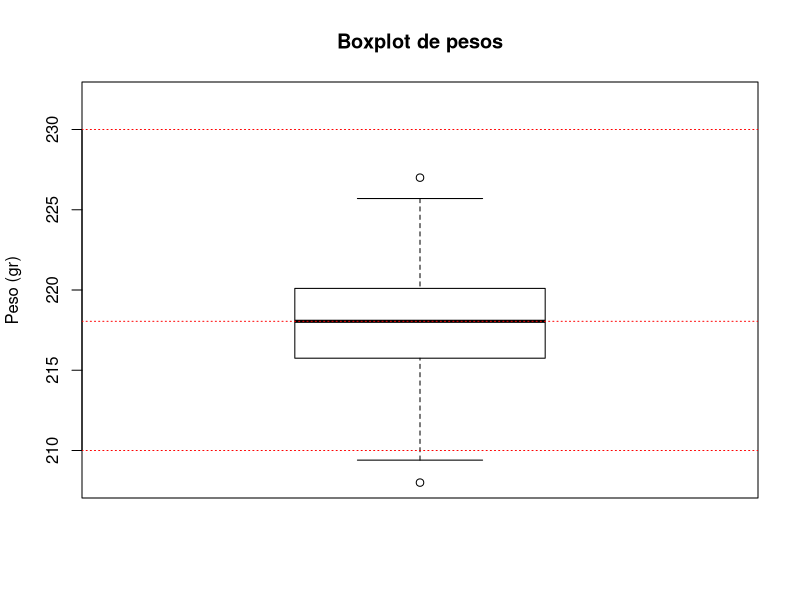
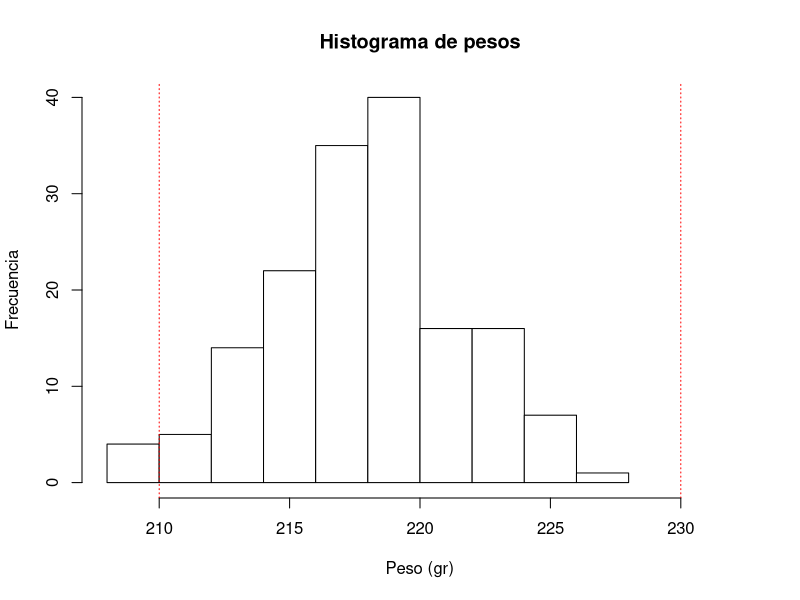
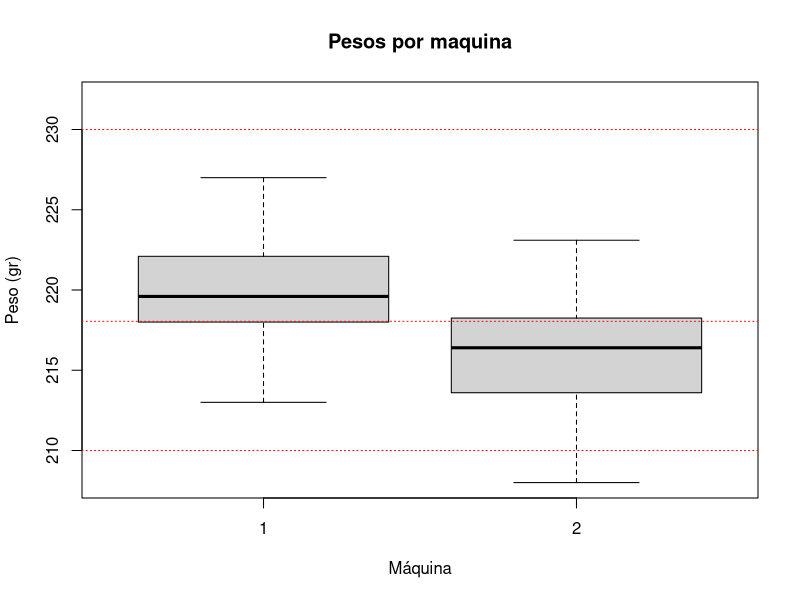
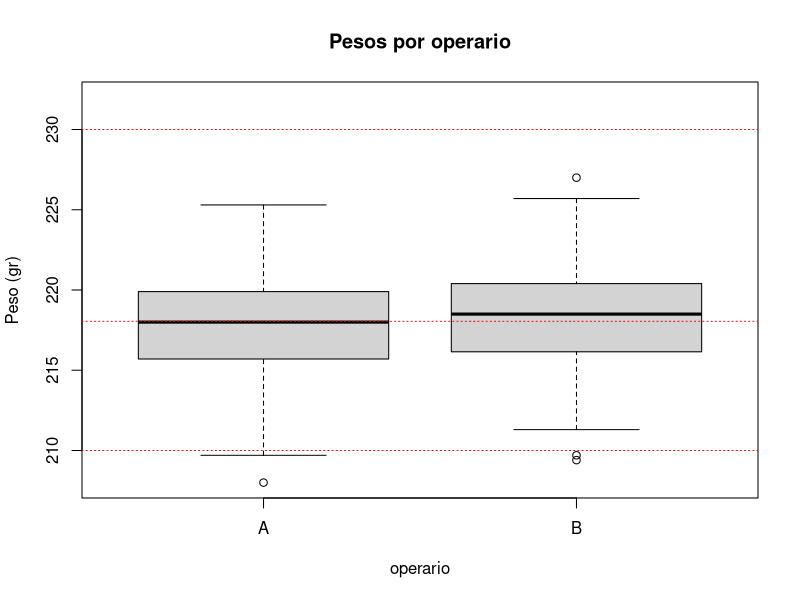
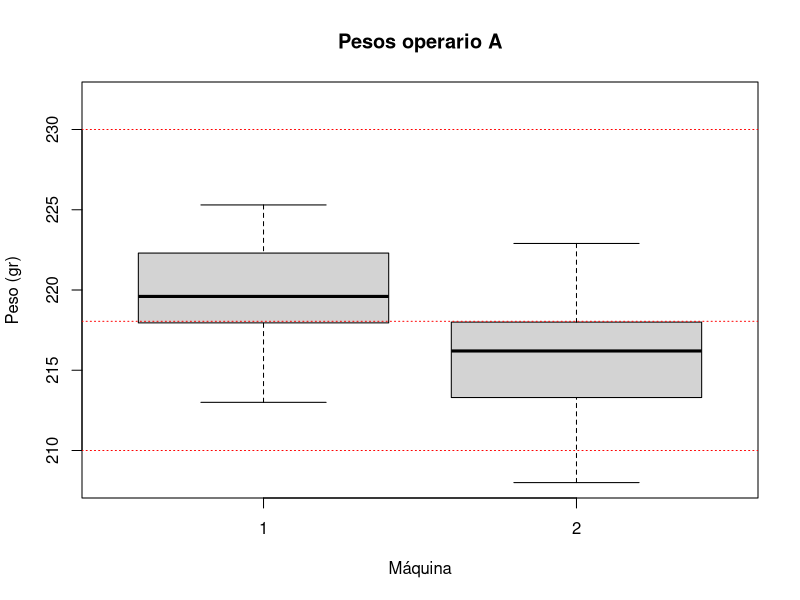
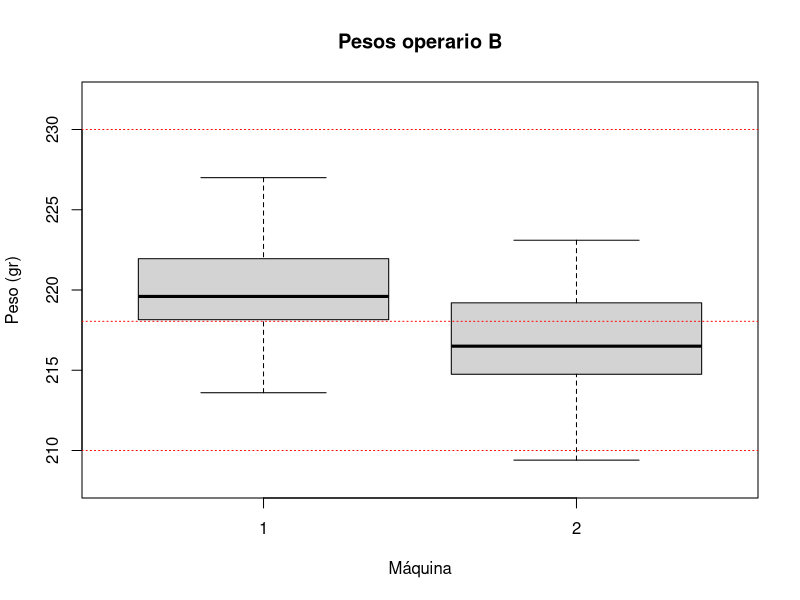
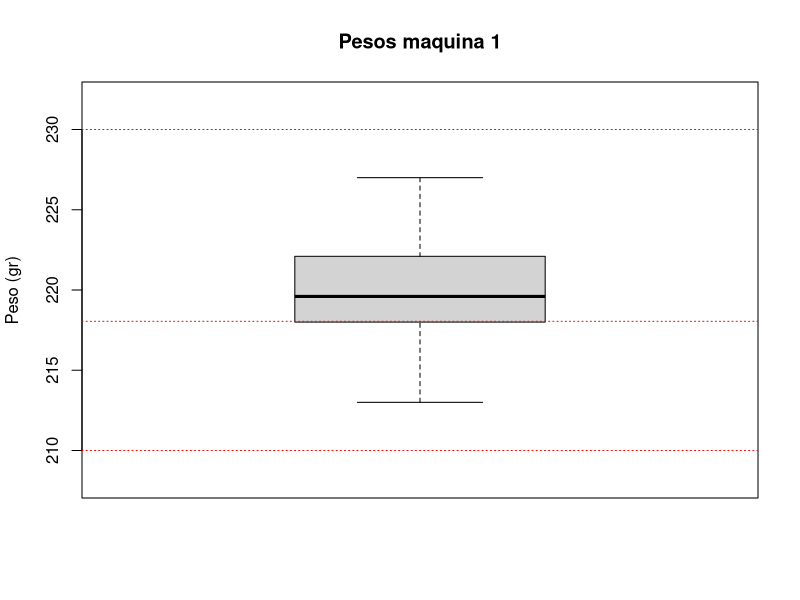
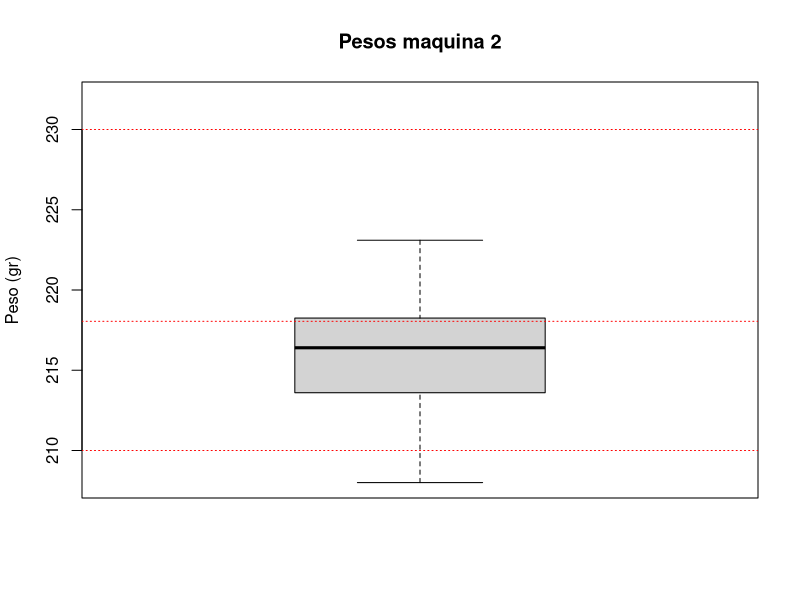

R code for these plots, in order:
datos <- read.table("data_embutidos.txt", header = TRUE, dec = ".")

#--- Valores necesarios para gráficas ---#

lim_s = 230 #Limite superior del peso
lim_i = 210 #Limite inferrior del peso

max = max(datos$peso)
min = min(datos$peso)
peso_media = median(datos$peso)

cantInf = sum(ifelse(datos$peso < lim_i, 1, 0))
which(ifelse(datos$peso < lim_i, TRUE, FALSE))
cantSup = sum(ifelse(datos$peso > lim_s, 1, 0))

#--- Gráficas ---#

##--- Pesos ---##

###--- General ---###
x11() ; #par(mfrow = c(1, 1))

x11()
boxplot(datos$peso,
        ylab = "Peso (gr)",
        ylim = c(min, max+5),
        col  = "White",
        main = "Boxplot de pesos")

abline(h = c(peso_media, lim_s, lim_i),
    lty = 3, 
    col = "Red")

x11()
hist(datos$peso,
     xlab = "Peso (gr)",
     ylab = "Frecuencia",
     xlim = c(min,max+5),
     col = "white",
     main = "Histograma de pesos")

abline(v = c(lim_s, lim_i),
       lty = 3,
       col = "Red")


###--- Maquina ---##

x11()
boxplot(datos$peso ~ datos$maquina,
        xlab  = "Máquina", 
        ylab  = "Peso (gr)",
        names = c("1", "2"),
        main  = "Pesos por maquina",
        ylim  = c(min, max+5)
)

abline(h = c(peso_media, lim_s, lim_i),
    lty = 3, 
    col = "Red",
)

###--- Operarios general ---###

x11()
boxplot(datos$peso ~ datos$operario,
        xlab  = "operario", 
        ylab  = "Peso (gr)",
        names = c("A", "B"),
        main  = "Pesos por operario",
        ylim  = c(min, max+5)
)

abline(h = c(peso_media, lim_s, lim_i),
    lty = 3, 
    col ="Red",
)


###--- Operarios separados ---###

## NOTA: Instalar dplyr primero
operario_a <- dplyr :: filter(datos, operario == "A") 
operario_b <- dplyr :: filter(datos, operario == "B")

####--- Operario A ---####

x11()
boxplot(operario_a$peso ~ operario_a$maquina,
        ylab  = "Peso (gr)",
        xlab = "Máquina",
        names = c("1", "2"),
        main  = "Pesos operario A",
        ylim  = c(min, max+5)
)
abline(h = c(peso_media, lim_s, lim_i),
    lty = 3, 
    col ="Red",
)

####--- Operario B ---####

x11()
boxplot(operario_b$peso ~ operario_b$maquina,
        ylab  = "Peso (gr)",
        xlab = "Máquina",
        names = c("1", "2"),
        main  = "Pesos operario B",
        ylim  = c(min, max+5)
)
abline(h = c(peso_media, lim_s, lim_i),
    lty = 3, 
    col ="Red",
)

###--- Maquinas separadas ---###

maquina_1 <- dplyr :: filter(datos, maquina == 1)
maquina_2 <- dplyr :: filter(datos, maquina == 2)

####--- Maquina A ---####

x11()
boxplot(maquina_1$peso,
        ylab  = "Peso (gr)",
        names = c("1"),
        main  = "Pesos maquina 1",
        ylim  = c(min, max+5)
)
abline(h = c(peso_media, lim_s, lim_i),
       lty = 3, 
       col ="Red",
)

####--- Maquina B ---####

x11()
boxplot(maquina_2$peso,
        ylab  = "Peso (gr)",
        names = c("2"),
        main  = "Pesos maquina 2",
        ylim  = c(min, max+5)
)
abline(h = c(peso_media, lim_s, lim_i),
       lty = 3, 
       col ="Red",
)

##
x11(); par(mfrow = c(1, 2))
boxplot(datos$peso ~ datos$maquina,
        xlab  = "Máquina", 
        ylab  = "Peso (gr)",
        names = c("1", "2"),
        main  = "Pesos por maquina",
        ylim  = c(min, max+5)
)

abline(h = c(peso_media, lim_s, lim_i),
       lty = 3, 
       col = "Red",
)

###--- Operarios general ---###
boxplot(datos$peso ~ datos$operario,
        xlab  = "Operario", 
        ylab  = "Peso (gr)",
        names = c("A", "B"),
        main  = "Pesos por operario",
        ylim  = c(min, max+5)
)

abline(h = c(peso_media, lim_s, lim_i),
       lty = 3, 
       col ="Red",
)